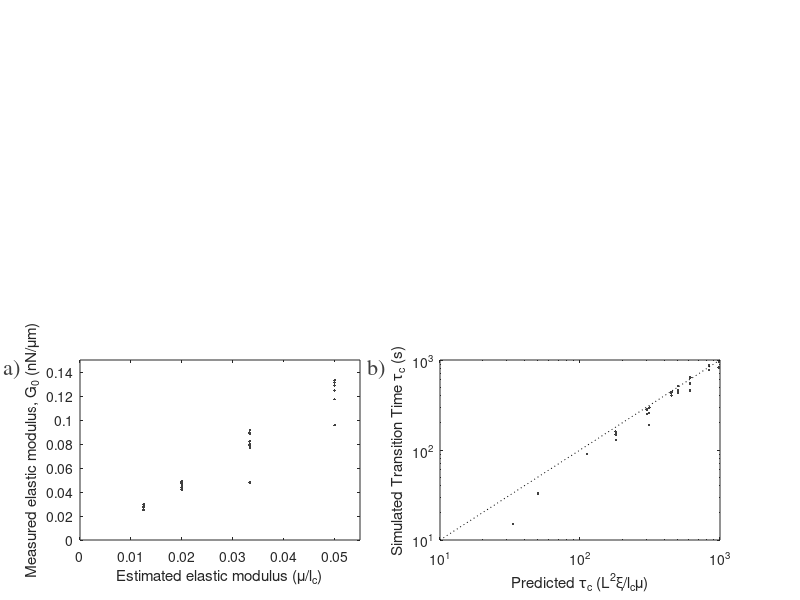

This figure's MATLAB source:

bp = '~/Documents/MATLAB/activnet/data/';
cd(bp);
load('extend_meas2')
h2=figure;


ax1 = subplot('Position',[0.1,0.1,0.35,0.3]);
ax2 = subplot('Position',[0.55,0.1,0.35,0.3]);
for ind=1:size(allt,1)
    
    t = allt(ind,:);
    tstop = find(t==0,1);
    if(length(tstop)>0)
        tstop = tstop(1)-1;
    else
        tstop = length(t);
    end
    
    myt = t(1:tstop);
    myg = allg(ind,1:tstop);
    sl2 = cumtrapz(myt,myg,2);
    sl = diff(log(sl2),1,2)./diff(log(myt),1,2);

    cutoff = find(sl==min(sl),1);
    term = cutoff+find(sl2(cutoff:end)>0.15,1);
    if(isempty(term))
        term = length(sl);
    end
    spt = cutoff+find(sl(cutoff:term-1)>0.1,1);
    if(~isempty(spt)&&allp(ind,6)==1)
        tau=myt(cutoff+find(sl(cutoff:term-1)>0.8,1));
        G = abs(allp(ind,11))./sl2(spt);
        axes(ax1);
        plot(abs(allp(ind,3))/allp(ind,5),G,'.','Color',[0.25 0.25 0.25])
        hold on
        axes(ax2);
        if(~isempty(tau))
            loglog(allp(ind,2).^2./allp(ind,5)./abs(allp(ind,3)).*allp(ind,6)/10,tau/10,'.','Color',[0.25 0.25 0.25])
            hold on
        end
    end
    
end
axes(ax1);
xlabel('Estimated elastic modulus (\mu/l_c)')
ylabel('Measured elastic modulus, G_0 (nN/\mum)')
xlim([0.0 0.055])
ylim([0 0.15])
axes(ax2);
loglog([10 1000],[10 1000],'k:')
xlim([10 1000])
ylim([10 1000])
xlabel('Predicted \tau_c (L^2\xi/l_c\mu)')
ylabel('Simulated Transition Time \tau_c (s)')

annotation('textbox', [0.005 0.37 0.05 0.05],'String','a)','LineStyle','none','FontSize',16,'FontName','Times','Color',[0.25 0.25 0.25])
annotation('textbox', [0.46 0.37 0.05 0.05],'String','b)','LineStyle','none','FontSize',16,'FontName','Times','Color',[0.25 0.25 0.25])

print('-depsc','-r0','figure3S.eps');

